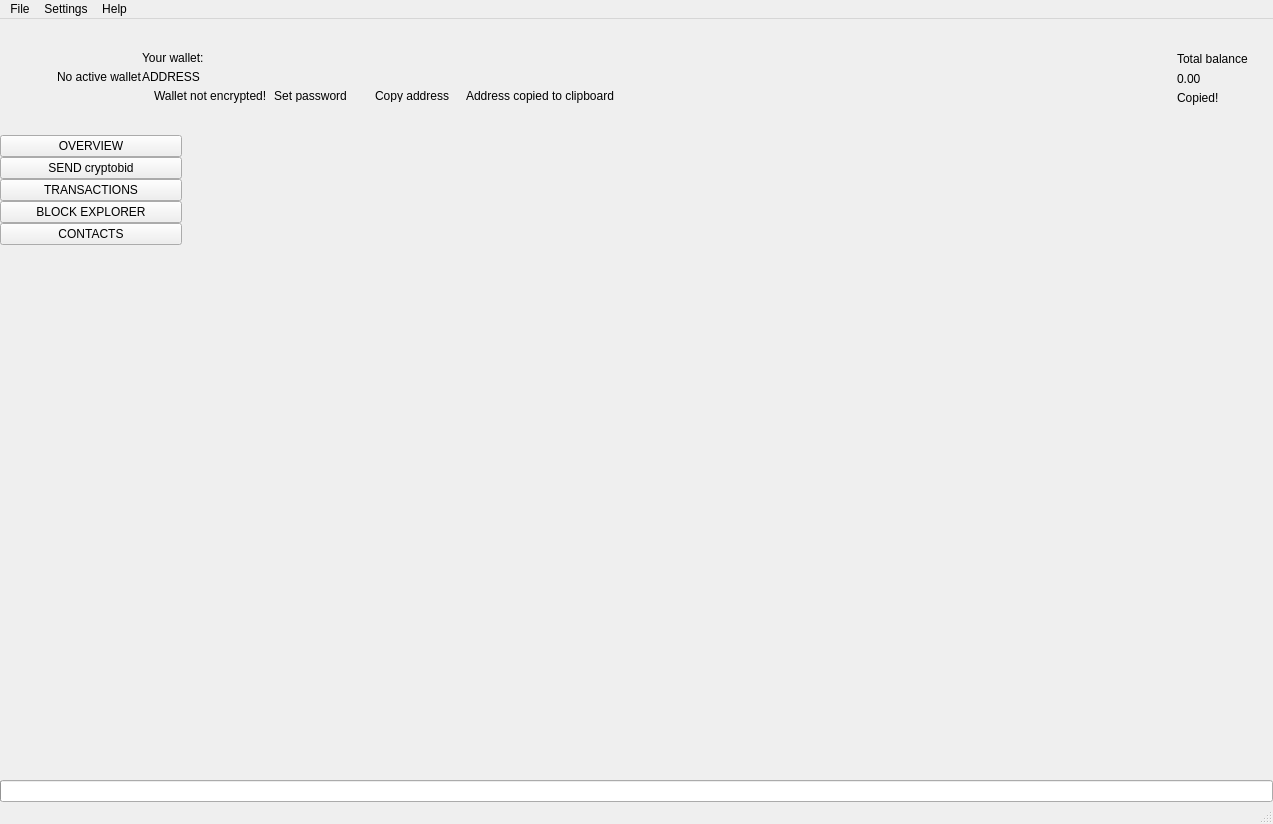
 <widget class="QMainWindow" name="MainWindow">
  <property name="geometry">
   <rect>
    <x>0</x>
    <y>0</y>
    <width>1273</width>
    <height>824</height>
   </rect>
  </property>
  <property name="sizePolicy">
   <sizepolicy hsizetype="Preferred" vsizetype="Preferred">
    <horstretch>0</horstretch>
    <verstretch>0</verstretch>
   </sizepolicy>
  </property>
  <property name="minimumSize">
   <size>
    <width>1260</width>
    <height>600</height>
   </size>
  </property>
  <property name="maximumSize">
   <size>
    <width>16777215</width>
    <height>16777215</height>
   </size>
  </property>
  <property name="windowTitle">
   <string>MainWindow</string>
  </property>
  <property name="windowIcon">
   <iconset>
    <normaloff>:/images/bbscoin</normaloff>:/images/bbscoin</iconset>
  </property>
  <widget class="QWidget" name="centralwidget">
   <layout class="QVBoxLayout" name="verticalLayout_2">
    <property name="spacing">
     <number>0</number>
    </property>
    <property name="leftMargin">
     <number>0</number>
    </property>
    <property name="topMargin">
     <number>0</number>
    </property>
    <property name="rightMargin">
     <number>0</number>
    </property>
    <property name="bottomMargin">
     <number>0</number>
    </property>
    <item>
     <widget class="QFrame" name="m_headerFrame">
      <property name="minimumSize">
       <size>
        <width>0</width>
        <height>116</height>
       </size>
      </property>
      <property name="maximumSize">
       <size>
        <width>16777215</width>
        <height>116</height>
       </size>
      </property>
      <property name="frameShape">
       <enum>QFrame::NoFrame</enum>
      </property>
      <property name="frameShadow">
       <enum>QFrame::Raised</enum>
      </property>
      <layout class="QHBoxLayout" name="horizontalLayout_3">
       <property name="spacing">
        <number>0</number>
       </property>
       <property name="leftMargin">
        <number>0</number>
       </property>
       <property name="topMargin">
        <number>0</number>
       </property>
       <property name="rightMargin">
        <number>25</number>
       </property>
       <property name="bottomMargin">
        <number>0</number>
       </property>
       <item>
        <spacer name="horizontalSpacer_2">
         <property name="orientation">
          <enum>Qt::Horizontal</enum>
         </property>
         <property name="sizeType">
          <enum>QSizePolicy::Fixed</enum>
         </property>
         <property name="sizeHint" stdset="0">
          <size>
           <width>30</width>
           <height>20</height>
          </size>
         </property>
        </spacer>
       </item>
       <item>
        <widget class="QLabel" name="m_logoLabel">
         <property name="text">
          <string/>
         </property>
        </widget>
       </item>
       <item>
        <spacer name="horizontalSpacer_5">
         <property name="orientation">
          <enum>Qt::Horizontal</enum>
         </property>
         <property name="sizeType">
          <enum>QSizePolicy::Fixed</enum>
         </property>
         <property name="sizeHint" stdset="0">
          <size>
           <width>20</width>
           <height>20</height>
          </size>
         </property>
        </spacer>
       </item>
       <item>
        <widget class="WalletGui::WalletSmallGrayTextLabel" name="m_noWalletLabel">
         <property name="text">
          <string>No active wallet</string>
         </property>
        </widget>
       </item>
       <item>
        <widget class="QFrame" name="m_walletFrame">
         <property name="frameShape">
          <enum>QFrame::NoFrame</enum>
         </property>
         <property name="frameShadow">
          <enum>QFrame::Raised</enum>
         </property>
         <layout class="QVBoxLayout" name="verticalLayout_3">
          <property name="spacing">
           <number>5</number>
          </property>
          <property name="leftMargin">
           <number>0</number>
          </property>
          <property name="topMargin">
           <number>0</number>
          </property>
          <property name="rightMargin">
           <number>0</number>
          </property>
          <property name="bottomMargin">
           <number>0</number>
          </property>
          <item>
           <spacer name="verticalSpacer_3">
            <property name="orientation">
             <enum>Qt::Vertical</enum>
            </property>
            <property name="sizeType">
             <enum>QSizePolicy::Minimum</enum>
            </property>
            <property name="sizeHint" stdset="0">
             <size>
              <width>20</width>
              <height>40</height>
             </size>
            </property>
           </spacer>
          </item>
          <item>
           <widget class="WalletGui::WalletSmallGrayTextLabel" name="m_walletLabel">
            <property name="text">
             <string>Your wallet:</string>
            </property>
            <property name="indent">
             <number>0</number>
            </property>
           </widget>
          </item>
          <item>
           <widget class="QLabel" name="m_addressLabel">
            <property name="sizePolicy">
             <sizepolicy hsizetype="Preferred" vsizetype="Preferred">
              <horstretch>0</horstretch>
              <verstretch>0</verstretch>
             </sizepolicy>
            </property>
            <property name="cursor">
             <cursorShape>PointingHandCursor</cursorShape>
            </property>
            <property name="toolTip">
             <string>Click to copy</string>
            </property>
            <property name="text">
             <string>ADDRESS</string>
            </property>
            <property name="indent">
             <number>0</number>
            </property>
           </widget>
          </item>
          <item>
           <layout class="QHBoxLayout" name="horizontalLayout_2">
            <property name="spacing">
             <number>0</number>
            </property>
            <item alignment="Qt::AlignTop">
             <widget class="QFrame" name="m_notEncryptedFrame">
              <property name="frameShape">
               <enum>QFrame::NoFrame</enum>
              </property>
              <property name="frameShadow">
               <enum>QFrame::Raised</enum>
              </property>
              <layout class="QHBoxLayout" name="horizontalLayout_4">
               <property name="spacing">
                <number>0</number>
               </property>
               <property name="leftMargin">
                <number>0</number>
               </property>
               <property name="topMargin">
                <number>0</number>
               </property>
               <property name="rightMargin">
                <number>0</number>
               </property>
               <property name="bottomMargin">
                <number>0</number>
               </property>
               <item alignment="Qt::AlignVCenter">
                <widget class="QLabel" name="m_notEncryptedIconLabel">
                 <property name="text">
                  <string/>
                 </property>
                 <property name="pixmap">
                  <pixmap resource="../../resources.qrc">:/icons/lock_open_gray</pixmap>
                 </property>
                 <property name="alignment">
                  <set>Qt::AlignLeading|Qt::AlignLeft|Qt::AlignVCenter</set>
                 </property>
                </widget>
               </item>
               <item>
                <spacer name="horizontalSpacer_11">
                 <property name="orientation">
                  <enum>Qt::Horizontal</enum>
                 </property>
                 <property name="sizeType">
                  <enum>QSizePolicy::Fixed</enum>
                 </property>
                 <property name="sizeHint" stdset="0">
                  <size>
                   <width>5</width>
                   <height>3</height>
                  </size>
                 </property>
                </spacer>
               </item>
               <item alignment="Qt::AlignVCenter">
                <widget class="WalletGui::WalletTinyGrayTextLabel" name="m_notEncryptedTextLabel">
                 <property name="text">
                  <string>Wallet not encrypted!</string>
                 </property>
                 <property name="alignment">
                  <set>Qt::AlignLeading|Qt::AlignLeft|Qt::AlignVCenter</set>
                 </property>
                </widget>
               </item>
               <item>
                <spacer name="horizontalSpacer_9">
                 <property name="orientation">
                  <enum>Qt::Horizontal</enum>
                 </property>
                 <property name="sizeType">
                  <enum>QSizePolicy::Fixed</enum>
                 </property>
                 <property name="sizeHint" stdset="0">
                  <size>
                   <width>3</width>
                   <height>3</height>
                  </size>
                 </property>
                </spacer>
               </item>
               <item alignment="Qt::AlignVCenter">
                <widget class="WalletGui::WalletTinyLinkLikeButton" name="m_encryptButton">
                 <property name="sizePolicy">
                  <sizepolicy hsizetype="Minimum" vsizetype="Minimum">
                   <horstretch>0</horstretch>
                   <verstretch>0</verstretch>
                  </sizepolicy>
                 </property>
                 <property name="minimumSize">
                  <size>
                   <width>0</width>
                   <height>3</height>
                  </size>
                 </property>
                 <property name="cursor">
                  <cursorShape>PointingHandCursor</cursorShape>
                 </property>
                 <property name="text">
                  <string>Set password</string>
                 </property>
                 <property name="flat">
                  <bool>true</bool>
                 </property>
                </widget>
               </item>
               <item>
                <spacer name="horizontalSpacer_10">
                 <property name="orientation">
                  <enum>Qt::Horizontal</enum>
                 </property>
                 <property name="sizeType">
                  <enum>QSizePolicy::Fixed</enum>
                 </property>
                 <property name="sizeHint" stdset="0">
                  <size>
                   <width>20</width>
                   <height>3</height>
                  </size>
                 </property>
                </spacer>
               </item>
              </layout>
             </widget>
            </item>
            <item alignment="Qt::AlignVCenter">
             <widget class="WalletGui::WalletTinyLinkLikeButton" name="m_copyAddressButton">
              <property name="sizePolicy">
               <sizepolicy hsizetype="Minimum" vsizetype="Minimum">
                <horstretch>0</horstretch>
                <verstretch>0</verstretch>
               </sizepolicy>
              </property>
              <property name="minimumSize">
               <size>
                <width>0</width>
                <height>3</height>
               </size>
              </property>
              <property name="cursor">
               <cursorShape>PointingHandCursor</cursorShape>
              </property>
              <property name="focusPolicy">
               <enum>Qt::NoFocus</enum>
              </property>
              <property name="autoFillBackground">
               <bool>true</bool>
              </property>
              <property name="text">
               <string>Copy address</string>
              </property>
              <property name="flat">
               <bool>true</bool>
              </property>
             </widget>
            </item>
            <item>
             <spacer name="horizontalSpacer_7">
              <property name="orientation">
               <enum>Qt::Horizontal</enum>
              </property>
              <property name="sizeType">
               <enum>QSizePolicy::Fixed</enum>
              </property>
              <property name="sizeHint" stdset="0">
               <size>
                <width>13</width>
                <height>3</height>
               </size>
              </property>
             </spacer>
            </item>
            <item alignment="Qt::AlignVCenter">
             <widget class="WalletGui::CopyMagicLabel" name="m_copyAddressLabel">
              <property name="text">
               <string>Address copied to clipboard</string>
              </property>
              <property name="alignment">
               <set>Qt::AlignLeading|Qt::AlignLeft|Qt::AlignVCenter</set>
              </property>
             </widget>
            </item>
            <item>
             <spacer name="horizontalSpacer">
              <property name="orientation">
               <enum>Qt::Horizontal</enum>
              </property>
              <property name="sizeHint" stdset="0">
               <size>
                <width>40</width>
                <height>3</height>
               </size>
              </property>
             </spacer>
            </item>
           </layout>
          </item>
          <item>
           <spacer name="verticalSpacer_2">
            <property name="orientation">
             <enum>Qt::Vertical</enum>
            </property>
            <property name="sizeType">
             <enum>QSizePolicy::Minimum</enum>
            </property>
            <property name="sizeHint" stdset="0">
             <size>
              <width>20</width>
              <height>40</height>
             </size>
            </property>
           </spacer>
          </item>
         </layout>
        </widget>
       </item>
       <item>
        <spacer name="horizontalSpacer_3">
         <property name="orientation">
          <enum>Qt::Horizontal</enum>
         </property>
         <property name="sizeType">
          <enum>QSizePolicy::Expanding</enum>
         </property>
         <property name="sizeHint" stdset="0">
          <size>
           <width>34</width>
           <height>20</height>
          </size>
         </property>
        </spacer>
       </item>
       <item>
        <spacer name="horizontalSpacer_8">
         <property name="orientation">
          <enum>Qt::Horizontal</enum>
         </property>
         <property name="sizeType">
          <enum>QSizePolicy::Fixed</enum>
         </property>
         <property name="sizeHint" stdset="0">
          <size>
           <width>34</width>
           <height>20</height>
          </size>
         </property>
        </spacer>
       </item>
       <item alignment="Qt::AlignRight|Qt::AlignVCenter">
        <widget class="QFrame" name="m_balanceFrame">
         <layout class="QGridLayout" name="gridLayout">
          <property name="leftMargin">
           <number>0</number>
          </property>
          <property name="topMargin">
           <number>30</number>
          </property>
          <property name="rightMargin">
           <number>0</number>
          </property>
          <property name="bottomMargin">
           <number>0</number>
          </property>
          <property name="verticalSpacing">
           <number>3</number>
          </property>
          <item row="0" column="2">
           <layout class="QVBoxLayout" name="verticalLayout_4">
            <item>
             <widget class="QLabel" name="m_balanceTextLabel">
              <property name="text">
               <string>Total balance</string>
              </property>
             </widget>
            </item>
            <item>
             <widget class="QLabel" name="m_balanceLabel">
              <property name="cursor">
               <cursorShape>PointingHandCursor</cursorShape>
              </property>
              <property name="toolTip">
               <string>Click to copy</string>
              </property>
              <property name="text">
               <string>0.00</string>
              </property>
             </widget>
            </item>
           </layout>
          </item>
          <item row="1" column="2">
           <widget class="WalletGui::CopyMagicLabel" name="m_balanceCopyLabel">
            <property name="text">
             <string>Copied!</string>
            </property>
           </widget>
          </item>
          <item row="0" column="1">
           <spacer name="horizontalSpacer_6">
            <property name="orientation">
             <enum>Qt::Horizontal</enum>
            </property>
            <property name="sizeType">
             <enum>QSizePolicy::Fixed</enum>
            </property>
            <property name="sizeHint" stdset="0">
             <size>
              <width>2</width>
              <height>39</height>
             </size>
            </property>
           </spacer>
          </item>
          <item row="2" column="2">
           <spacer name="verticalSpacer_5">
            <property name="orientation">
             <enum>Qt::Vertical</enum>
            </property>
            <property name="sizeType">
             <enum>QSizePolicy::Expanding</enum>
            </property>
            <property name="sizeHint" stdset="0">
             <size>
              <width>20</width>
              <height>50</height>
             </size>
            </property>
           </spacer>
          </item>
          <item row="0" column="0">
           <widget class="QLabel" name="m_balanceIconLabel">
            <property name="text">
             <string/>
            </property>
            <property name="pixmap">
             <pixmap resource="../../resources.qrc">:/icons/total_balance</pixmap>
            </property>
           </widget>
          </item>
         </layout>
        </widget>
       </item>
      </layout>
     </widget>
    </item>
    <item>
     <layout class="QHBoxLayout" name="horizontalLayout" stretch="0,0,0,0,0,0,0,0">
      <property name="spacing">
       <number>0</number>
      </property>
      <item>
       <widget class="QFrame" name="m_toolFrame">
        <property name="frameShape">
         <enum>QFrame::NoFrame</enum>
        </property>
        <property name="frameShadow">
         <enum>QFrame::Plain</enum>
        </property>
        <property name="lineWidth">
         <number>0</number>
        </property>
        <layout class="QVBoxLayout" name="verticalLayout">
         <property name="spacing">
          <number>0</number>
         </property>
         <property name="leftMargin">
          <number>0</number>
         </property>
         <property name="topMargin">
          <number>0</number>
         </property>
         <property name="rightMargin">
          <number>0</number>
         </property>
         <property name="bottomMargin">
          <number>0</number>
         </property>
         <item>
          <widget class="QPushButton" name="m_overviewButton">
           <property name="sizePolicy">
            <sizepolicy hsizetype="Minimum" vsizetype="Fixed">
             <horstretch>0</horstretch>
             <verstretch>0</verstretch>
            </sizepolicy>
           </property>
           <property name="focusPolicy">
            <enum>Qt::NoFocus</enum>
           </property>
           <property name="text">
            <string>OVERVIEW</string>
           </property>
           <property name="checkable">
            <bool>true</bool>
           </property>
           <attribute name="buttonGroup">
            <string notr="true">m_toolButtonGroup</string>
           </attribute>
          </widget>
         </item>
         <item>
          <widget class="QPushButton" name="m_sendButton">
           <property name="sizePolicy">
            <sizepolicy hsizetype="Minimum" vsizetype="Fixed">
             <horstretch>0</horstretch>
             <verstretch>0</verstretch>
            </sizepolicy>
           </property>
           <property name="focusPolicy">
            <enum>Qt::NoFocus</enum>
           </property>
           <property name="text">
            <string>SEND cryptobid</string>
           </property>
           <property name="checkable">
            <bool>true</bool>
           </property>
           <attribute name="buttonGroup">
            <string notr="true">m_toolButtonGroup</string>
           </attribute>
          </widget>
         </item>
         <item>
          <widget class="QPushButton" name="m_transactionsButton">
           <property name="sizePolicy">
            <sizepolicy hsizetype="Minimum" vsizetype="Fixed">
             <horstretch>0</horstretch>
             <verstretch>0</verstretch>
            </sizepolicy>
           </property>
           <property name="focusPolicy">
            <enum>Qt::NoFocus</enum>
           </property>
           <property name="text">
            <string>TRANSACTIONS</string>
           </property>
           <property name="checkable">
            <bool>true</bool>
           </property>
           <attribute name="buttonGroup">
            <string notr="true">m_toolButtonGroup</string>
           </attribute>
          </widget>
         </item>
         <item>
          <widget class="QPushButton" name="m_blockExplorerButton">
           <property name="focusPolicy">
            <enum>Qt::NoFocus</enum>
           </property>
           <property name="text">
            <string>BLOCK EXPLORER</string>
           </property>
           <property name="checkable">
            <bool>true</bool>
           </property>
           <attribute name="buttonGroup">
            <string notr="true">m_toolButtonGroup</string>
           </attribute>
          </widget>
         </item>
         <item>
          <widget class="QPushButton" name="m_addressBookButton">
           <property name="sizePolicy">
            <sizepolicy hsizetype="Minimum" vsizetype="Fixed">
             <horstretch>0</horstretch>
             <verstretch>0</verstretch>
            </sizepolicy>
           </property>
           <property name="focusPolicy">
            <enum>Qt::NoFocus</enum>
           </property>
           <property name="text">
            <string>CONTACTS</string>
           </property>
           <property name="checkable">
            <bool>true</bool>
           </property>
           <attribute name="buttonGroup">
            <string notr="true">m_toolButtonGroup</string>
           </attribute>
          </widget>
         </item>
         <item>
          <spacer name="verticalSpacer">
           <property name="orientation">
            <enum>Qt::Vertical</enum>
           </property>
           <property name="sizeHint" stdset="0">
            <size>
             <width>20</width>
             <height>40</height>
            </size>
           </property>
          </spacer>
         </item>
        </layout>
       </widget>
      </item>
      <item>
       <widget class="WalletGui::OverviewFrame" name="m_overviewFrame">
        <property name="frameShape">
         <enum>QFrame::NoFrame</enum>
        </property>
        <property name="frameShadow">
         <enum>QFrame::Raised</enum>
        </property>
       </widget>
      </item>
      <item>
       <widget class="WalletGui::SendFrame" name="m_sendFrame">
        <property name="frameShape">
         <enum>QFrame::NoFrame</enum>
        </property>
        <property name="frameShadow">
         <enum>QFrame::Raised</enum>
        </property>
       </widget>
      </item>
      <item>
       <widget class="WalletGui::TransactionsFrame" name="m_transactionsFrame">
        <property name="frameShape">
         <enum>QFrame::NoFrame</enum>
        </property>
        <property name="frameShadow">
         <enum>QFrame::Raised</enum>
        </property>
       </widget>
      </item>
      <item>
       <widget class="WalletGui::AddressBookFrame" name="m_addressBookFrame">
        <property name="frameShape">
         <enum>QFrame::NoFrame</enum>
        </property>
        <property name="frameShadow">
         <enum>QFrame::Raised</enum>
        </property>
       </widget>
      </item>
      <item>
       <widget class="WalletGui::NoWalletFrame" name="m_noWalletFrame">
        <property name="frameShape">
         <enum>QFrame::NoFrame</enum>
        </property>
        <property name="frameShadow">
         <enum>QFrame::Raised</enum>
        </property>
       </widget>
      </item>
      <item>
       <widget class="WalletGui::BlockExplorerFrame" name="m_blockExplorerFrame">
        <property name="frameShape">
         <enum>QFrame::NoFrame</enum>
        </property>
        <property name="frameShadow">
         <enum>QFrame::Raised</enum>
        </property>
       </widget>
      </item>
     </layout>
    </item>
    <item>
     <widget class="QProgressBar" name="m_syncProgress">
      <property name="maximum">
       <number>100</number>
      </property>
      <property name="value">
       <number>0</number>
      </property>
      <property name="textVisible">
       <bool>false</bool>
      </property>
     </widget>
    </item>
   </layout>
  </widget>
  <widget class="QMenuBar" name="menubar">
   <property name="geometry">
    <rect>
     <x>0</x>
     <y>0</y>
     <width>1273</width>
     <height>21</height>
    </rect>
   </property>
   <widget class="QMenu" name="menuFile">
    <property name="title">
     <string>File</string>
    </property>
    <addaction name="m_createWalletAction"/>
    <addaction name="m_openWalletAction"/>
    <addaction name="m_recentWalletsAction"/>
    <addaction name="m_backupWalletAction"/>
    <addaction name="m_saveKeysAction"/>
    <addaction name="m_resetAction"/>
    <addaction name="m_importKeyAction"/>
    <addaction name="m_exportKeyAction"/>
    <addaction name="m_exportTrackingKeyAction"/>
    <addaction name="m_exitAction"/>
   </widget>
   <widget class="QMenu" name="menuSettings">
    <property name="title">
     <string>Settings</string>
    </property>
    <widget class="QMenu" name="menuThemes">
     <property name="title">
      <string>Themes</string>
     </property>
    </widget>
    <addaction name="m_encryptWalletAction"/>
    <addaction name="m_changePasswordAction"/>
    <addaction name="separator"/>
    <addaction name="m_autostartAction"/>
    <addaction name="m_minimizeToTrayAction"/>
    <addaction name="m_closeToTrayAction"/>
    <addaction name="separator"/>
    <addaction name="m_preferencesAction"/>
    <addaction name="menuThemes"/>
   </widget>
   <widget class="QMenu" name="menuHelp">
    <property name="title">
     <string>Help</string>
    </property>
    <addaction name="m_communityForumAction"/>
    <addaction name="m_reportIssueAction"/>
    <addaction name="m_aboutBBSCoinAction"/>
    <addaction name="m_aboutQtAction"/>
   </widget>
   <addaction name="menuFile"/>
   <addaction name="menuSettings"/>
   <addaction name="menuHelp"/>
  </widget>
  <widget class="WalletGui::WalletStatusBar" name="statusBar"/>
  <action name="m_exitAction">
   <property name="checkable">
    <bool>false</bool>
   </property>
   <property name="enabled">
    <bool>true</bool>
   </property>
   <property name="text">
    <string>Exit</string>
   </property>
   <property name="shortcut">
    <string>Ctrl+Q</string>
   </property>
  </action>
  <action name="m_createWalletAction">
   <property name="enabled">
    <bool>true</bool>
   </property>
   <property name="text">
    <string>Create wallet</string>
   </property>
  </action>
  <action name="m_openWalletAction">
   <property name="enabled">
    <bool>true</bool>
   </property>
   <property name="text">
    <string>Open wallet</string>
   </property>
  </action>
  <action name="m_encryptWalletAction">
   <property name="enabled">
    <bool>true</bool>
   </property>
   <property name="text">
    <string>Encrypt wallet</string>
   </property>
  </action>
  <action name="m_changePasswordAction">
   <property name="enabled">
    <bool>true</bool>
   </property>
   <property name="text">
    <string>Change password</string>
   </property>
   <property name="toolTip">
    <string>Change password</string>
   </property>
  </action>
  <action name="m_aboutBBSCoinAction">
   <property name="enabled">
    <bool>true</bool>
   </property>
   <property name="text">
    <string>About cryptobid</string>
   </property>
  </action>
  <action name="m_aboutQtAction">
   <property name="enabled">
    <bool>true</bool>
   </property>
   <property name="text">
    <string>About Qt</string>
   </property>
  </action>
  <action name="m_backupWalletAction">
   <property name="enabled">
    <bool>true</bool>
   </property>
   <property name="text">
    <string>Backup wallet</string>
   </property>
  </action>
  <action name="m_autostartAction">
   <property name="checkable">
    <bool>true</bool>
   </property>
   <property name="text">
    <string>Start on system login</string>
   </property>
  </action>
  <action name="m_minimizeToTrayAction">
   <property name="checkable">
    <bool>true</bool>
   </property>
   <property name="text">
    <string>Minimize to tray</string>
   </property>
  </action>
  <action name="m_closeToTrayAction">
   <property name="checkable">
    <bool>true</bool>
   </property>
   <property name="text">
    <string>Close to tray</string>
   </property>
  </action>
  <action name="m_preferencesAction">
   <property name="text">
    <string>Preferences</string>
   </property>
  </action>
  <action name="m_recentWalletsAction">
   <property name="text">
    <string>Recent wallets</string>
   </property>
  </action>
  <action name="m_exportTrackingKeyAction">
   <property name="text">
    <string>Export tracking key</string>
   </property>
   <property name="toolTip">
    <string>Export tracking key</string>
   </property>
  </action>
  <action name="m_importKeyAction">
   <property name="text">
    <string>Import key</string>
   </property>
   <property name="toolTip">
    <string>Import key</string>
   </property>
  </action>
  <action name="m_communityForumAction">
   <property name="text">
    <string>Community forum</string>
   </property>
  </action>
  <action name="m_reportIssueAction">
   <property name="text">
    <string>Report an issue</string>
   </property>
  </action>
  <action name="m_resetAction">
   <property name="text">
    <string>Reset wallet</string>
   </property>
  </action>
  <action name="m_saveKeysAction">
   <property name="text">
    <string>Save wallet keys</string>
   </property>
  </action>
  <action name="m_exportKeyAction">
   <property name="text">
    <string>Export key</string>
   </property>
   <property name="toolTip">
    <string>Export key</string>
   </property>
  </action>
 </widget>
